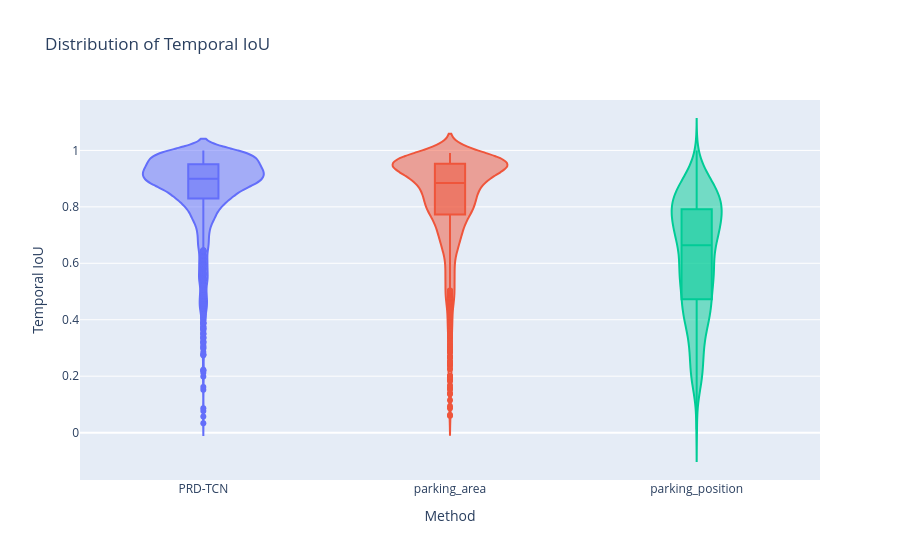
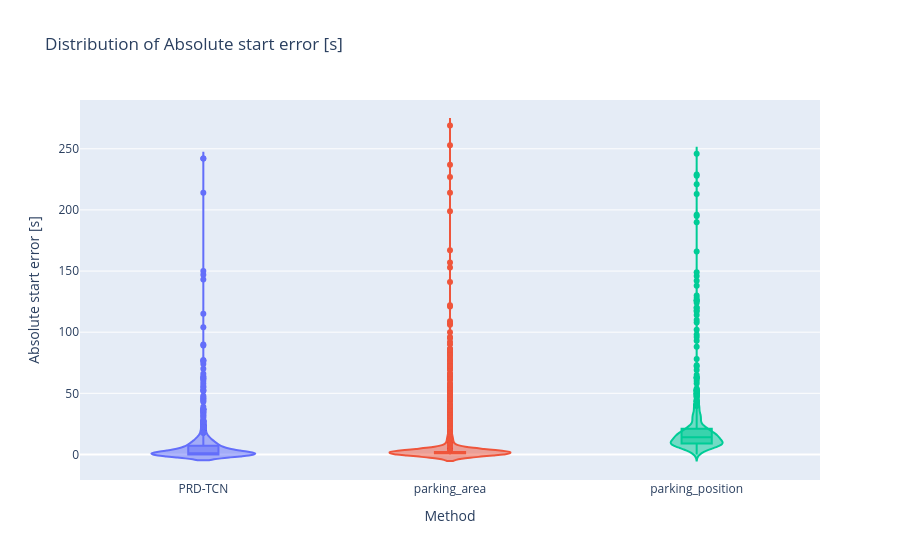
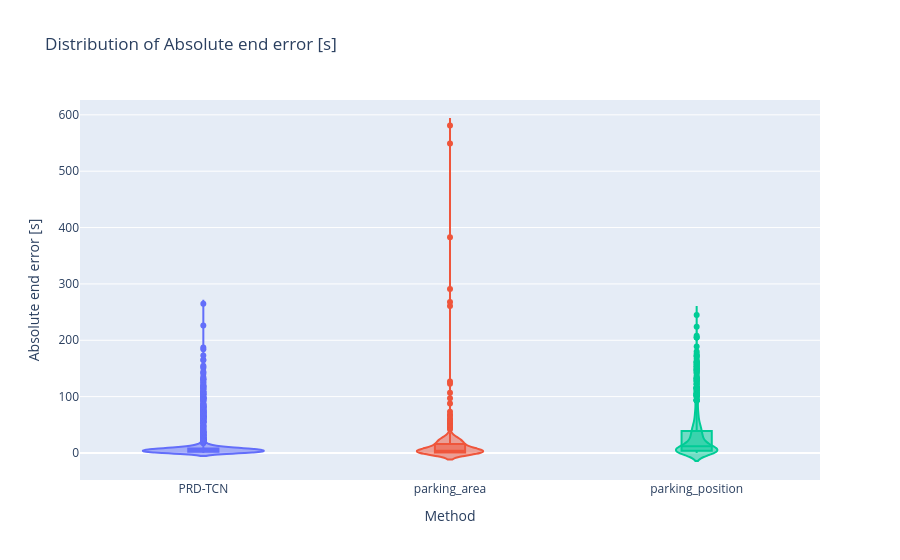
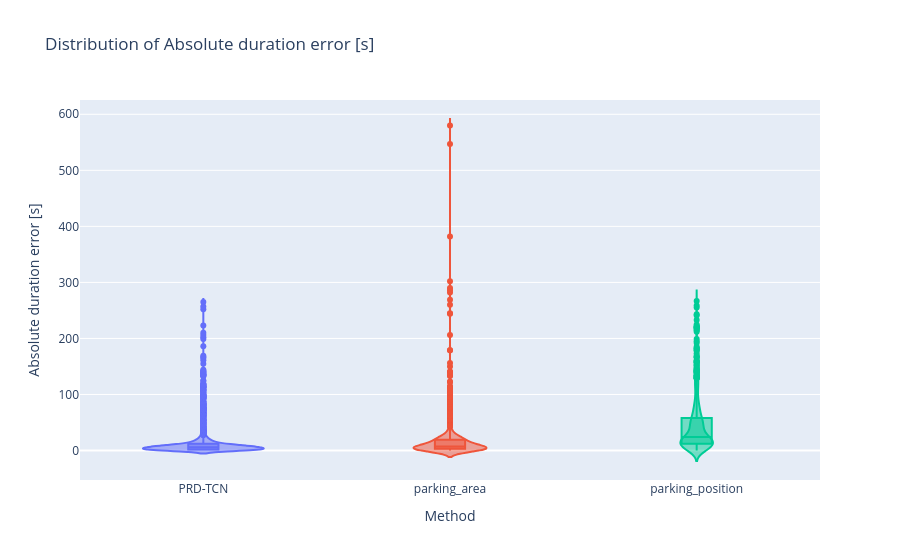

Notebook code for these charts, in order:
### Markdown cell above
### Interactive distributions of segment quality

The following interactive plots show the distributions of the segment-quality
metrics for correctly matched pushback detections.

Only true-positive segment matches are included. The plots compare the PRD-TCN
pipeline with the two rule-based baseline methods.

For each method, the distributions of the following metrics are shown:

- temporal IoU
- absolute start-time error
- absolute end-time error
- absolute duration error
- absolute start-position error
- absolute end-position error

The violin plots show the overall distribution, while the embedded box plots
summarize the median and interquartile range. Individual outliers can be
inspected interactively together with the corresponding airport, season, date,
and flight ID.

### Code cell
# =============================================================================
# Interactive distributions of segment-quality metrics
# =============================================================================

distribution_metrics = {
    "iou": "Temporal IoU",
    "abs_start_error_s": "Absolute start error [s]",
    "abs_end_error_s": "Absolute end error [s]",
    "abs_duration_error_s": "Absolute duration error [s]",
    "abs_start_distance_error_m": "Absolute start distance error [m]",
    "abs_end_distance_error_m": "Absolute end distance error [m]",
}


distribution_data = (
    paper_segment_evaluation.loc[
        paper_segment_evaluation["status"].eq("TP")
    ]
    .copy()
)

distribution_data["method_label"] = (
    distribution_data["method"].map(METHOD_LABELS)
)


for metric, label in distribution_metrics.items():

    data = distribution_data.dropna(
        subset=[metric]
    ).copy()

    fig = px.violin(
        data,
        x="method_label",
        y=metric,
        color="method_label",
        box=True,
        points="outliers",
        hover_data=[
            "airport",
            "season",
            "day",
            "flight_id",
        ],
        category_orders={
            "method_label": [
                "PRD-TCN",
                "parking_area",
                "parking_position",
            ]
        },
        labels={
            "method_label": "Method",
            metric: label,
        },
        title=f"Distribution of {label}",
    )

    fig.update_layout(
        showlegend=False,
        xaxis_title="Method",
        yaxis_title=label,
    )

    fig.show()

### Figure 1 — Plotly figure (JSON) as saved in the notebook; plotly's stock layout.template omitted (floating-point values rounded to 4 significant figures; data arrays with more than 128 entries replaced by an {"elided": "..."} marker saying what was removed)
{"data": [{"alignmentgroup": "True", "box": {"visible": true}, "customdata": {"elided": "2192x4 str values"}, "hovertemplate": "Method=%{x}<br>Temporal IoU=%{y}<br>airport=%{customdata[0]}<br>season=%{customdata[1]}<br>day=%{customdata[2]}<br>flight_id=%{customdata[3]}<extra></extra>", "legendgroup": "PRD-TCN", "marker": {"color": "#636efa"}, "name": "PRD-TCN", "offsetgroup": "PRD-TCN", "orientation": "v", "points": "outliers", "scalegroup": "True", "showlegend": true, "type": "violin", "x": {"elided": "2192 str values"}, "x0": " ", "xaxis": "x", "y": {"elided": "2192 float values"}, "y0": " ", "yaxis": "y"}, {"alignmentgroup": "True", "box": {"visible": true}, "customdata": {"elided": "1208x4 str values"}, "hovertemplate": "Method=%{x}<br>Temporal IoU=%{y}<br>airport=%{customdata[0]}<br>season=%{customdata[1]}<br>day=%{customdata[2]}<br>flight_id=%{customdata[3]}<extra></extra>", "legendgroup": "parking_area", "marker": {"color": "#EF553B"}, "name": "parking_area", "offsetgroup": "parking_area", "orientation": "v", "points": "outliers", "scalegroup": "True", "showlegend": true, "type": "violin", "x": {"elided": "1208 str values"}, "x0": " ", "xaxis": "x", "y": {"elided": "1208 float values"}, "y0": " ", "yaxis": "y"}, {"alignmentgroup": "True", "box": {"visible": true}, "customdata": {"elided": "858x4 str values"}, "hovertemplate": "Method=%{x}<br>Temporal IoU=%{y}<br>airport=%{customdata[0]}<br>season=%{customdata[1]}<br>day=%{customdata[2]}<br>flight_id=%{customdata[3]}<extra></extra>", "legendgroup": "parking_position", "marker": {"color": "#00cc96"}, "name": "parking_position", "offsetgroup": "parking_position", "orientation": "v", "points": "outliers", "scalegroup": "True", "showlegend": true, "type": "violin", "x": {"elided": "858 str values"}, "x0": " ", "xaxis": "x", "y": {"elided": "858 float values"}, "y0": " ", "yaxis": "y"}], "layout": {"legend": {"title": {"text": "Method"}, "tracegroupgap": 0}, "showlegend": false, "title": {"text": "Distribution of Temporal IoU"}, "violinmode": "overlay", "xaxis": {"anchor": "y", "categoryarray": ["PRD-TCN", "parking_area", "parking_position"], "categoryorder": "array", "domain": [0, 1], "title": {"text": "Method"}}, "yaxis": {"anchor": "x", "domain": [0, 1], "title": {"text": "Temporal IoU"}}}}

### Figure 2 — Plotly figure (JSON) as saved in the notebook; plotly's stock layout.template omitted (floating-point values rounded to 4 significant figures; data arrays with more than 128 entries replaced by an {"elided": "..."} marker saying what was removed)
{"data": [{"alignmentgroup": "True", "box": {"visible": true}, "customdata": {"elided": "2192x4 str values"}, "hovertemplate": "Method=%{x}<br>Absolute start error [s]=%{y}<br>airport=%{customdata[0]}<br>season=%{customdata[1]}<br>day=%{customdata[2]}<br>flight_id=%{customdata[3]}<extra></extra>", "legendgroup": "PRD-TCN", "marker": {"color": "#636efa"}, "name": "PRD-TCN", "offsetgroup": "PRD-TCN", "orientation": "v", "points": "outliers", "scalegroup": "True", "showlegend": true, "type": "violin", "x": {"elided": "2192 str values"}, "x0": " ", "xaxis": "x", "y": {"elided": "2192 float values"}, "y0": " ", "yaxis": "y"}, {"alignmentgroup": "True", "box": {"visible": true}, "customdata": {"elided": "1208x4 str values"}, "hovertemplate": "Method=%{x}<br>Absolute start error [s]=%{y}<br>airport=%{customdata[0]}<br>season=%{customdata[1]}<br>day=%{customdata[2]}<br>flight_id=%{customdata[3]}<extra></extra>", "legendgroup": "parking_area", "marker": {"color": "#EF553B"}, "name": "parking_area", "offsetgroup": "parking_area", "orientation": "v", "points": "outliers", "scalegroup": "True", "showlegend": true, "type": "violin", "x": {"elided": "1208 str values"}, "x0": " ", "xaxis": "x", "y": {"elided": "1208 float values"}, "y0": " ", "yaxis": "y"}, {"alignmentgroup": "True", "box": {"visible": true}, "customdata": {"elided": "858x4 str values"}, "hovertemplate": "Method=%{x}<br>Absolute start error [s]=%{y}<br>airport=%{customdata[0]}<br>season=%{customdata[1]}<br>day=%{customdata[2]}<br>flight_id=%{customdata[3]}<extra></extra>", "legendgroup": "parking_position", "marker": {"color": "#00cc96"}, "name": "parking_position", "offsetgroup": "parking_position", "orientation": "v", "points": "outliers", "scalegroup": "True", "showlegend": true, "type": "violin", "x": {"elided": "858 str values"}, "x0": " ", "xaxis": "x", "y": {"elided": "858 float values"}, "y0": " ", "yaxis": "y"}], "layout": {"legend": {"title": {"text": "Method"}, "tracegroupgap": 0}, "showlegend": false, "title": {"text": "Distribution of Absolute start error [s]"}, "violinmode": "overlay", "xaxis": {"anchor": "y", "categoryarray": ["PRD-TCN", "parking_area", "parking_position"], "categoryorder": "array", "domain": [0, 1], "title": {"text": "Method"}}, "yaxis": {"anchor": "x", "domain": [0, 1], "title": {"text": "Absolute start error [s]"}}}}

### Figure 3 — Plotly figure (JSON) as saved in the notebook; plotly's stock layout.template omitted (floating-point values rounded to 4 significant figures; data arrays with more than 128 entries replaced by an {"elided": "..."} marker saying what was removed)
{"data": [{"alignmentgroup": "True", "box": {"visible": true}, "customdata": {"elided": "2192x4 str values"}, "hovertemplate": "Method=%{x}<br>Absolute end error [s]=%{y}<br>airport=%{customdata[0]}<br>season=%{customdata[1]}<br>day=%{customdata[2]}<br>flight_id=%{customdata[3]}<extra></extra>", "legendgroup": "PRD-TCN", "marker": {"color": "#636efa"}, "name": "PRD-TCN", "offsetgroup": "PRD-TCN", "orientation": "v", "points": "outliers", "scalegroup": "True", "showlegend": true, "type": "violin", "x": {"elided": "2192 str values"}, "x0": " ", "xaxis": "x", "y": {"elided": "2192 float values"}, "y0": " ", "yaxis": "y"}, {"alignmentgroup": "True", "box": {"visible": true}, "customdata": {"elided": "1208x4 str values"}, "hovertemplate": "Method=%{x}<br>Absolute end error [s]=%{y}<br>airport=%{customdata[0]}<br>season=%{customdata[1]}<br>day=%{customdata[2]}<br>flight_id=%{customdata[3]}<extra></extra>", "legendgroup": "parking_area", "marker": {"color": "#EF553B"}, "name": "parking_area", "offsetgroup": "parking_area", "orientation": "v", "points": "outliers", "scalegroup": "True", "showlegend": true, "type": "violin", "x": {"elided": "1208 str values"}, "x0": " ", "xaxis": "x", "y": {"elided": "1208 float values"}, "y0": " ", "yaxis": "y"}, {"alignmentgroup": "True", "box": {"visible": true}, "customdata": {"elided": "858x4 str values"}, "hovertemplate": "Method=%{x}<br>Absolute end error [s]=%{y}<br>airport=%{customdata[0]}<br>season=%{customdata[1]}<br>day=%{customdata[2]}<br>flight_id=%{customdata[3]}<extra></extra>", "legendgroup": "parking_position", "marker": {"color": "#00cc96"}, "name": "parking_position", "offsetgroup": "parking_position", "orientation": "v", "points": "outliers", "scalegroup": "True", "showlegend": true, "type": "violin", "x": {"elided": "858 str values"}, "x0": " ", "xaxis": "x", "y": {"elided": "858 float values"}, "y0": " ", "yaxis": "y"}], "layout": {"legend": {"title": {"text": "Method"}, "tracegroupgap": 0}, "showlegend": false, "title": {"text": "Distribution of Absolute end error [s]"}, "violinmode": "overlay", "xaxis": {"anchor": "y", "categoryarray": ["PRD-TCN", "parking_area", "parking_position"], "categoryorder": "array", "domain": [0, 1], "title": {"text": "Method"}}, "yaxis": {"anchor": "x", "domain": [0, 1], "title": {"text": "Absolute end error [s]"}}}}

### Figure 4 — Plotly figure (JSON) as saved in the notebook; plotly's stock layout.template omitted (floating-point values rounded to 4 significant figures; data arrays with more than 128 entries replaced by an {"elided": "..."} marker saying what was removed)
{"data": [{"alignmentgroup": "True", "box": {"visible": true}, "customdata": {"elided": "2192x4 str values"}, "hovertemplate": "Method=%{x}<br>Absolute duration error [s]=%{y}<br>airport=%{customdata[0]}<br>season=%{customdata[1]}<br>day=%{customdata[2]}<br>flight_id=%{customdata[3]}<extra></extra>", "legendgroup": "PRD-TCN", "marker": {"color": "#636efa"}, "name": "PRD-TCN", "offsetgroup": "PRD-TCN", "orientation": "v", "points": "outliers", "scalegroup": "True", "showlegend": true, "type": "violin", "x": {"elided": "2192 str values"}, "x0": " ", "xaxis": "x", "y": {"elided": "2192 float values"}, "y0": " ", "yaxis": "y"}, {"alignmentgroup": "True", "box": {"visible": true}, "customdata": {"elided": "1208x4 str values"}, "hovertemplate": "Method=%{x}<br>Absolute duration error [s]=%{y}<br>airport=%{customdata[0]}<br>season=%{customdata[1]}<br>day=%{customdata[2]}<br>flight_id=%{customdata[3]}<extra></extra>", "legendgroup": "parking_area", "marker": {"color": "#EF553B"}, "name": "parking_area", "offsetgroup": "parking_area", "orientation": "v", "points": "outliers", "scalegroup": "True", "showlegend": true, "type": "violin", "x": {"elided": "1208 str values"}, "x0": " ", "xaxis": "x", "y": {"elided": "1208 float values"}, "y0": " ", "yaxis": "y"}, {"alignmentgroup": "True", "box": {"visible": true}, "customdata": {"elided": "858x4 str values"}, "hovertemplate": "Method=%{x}<br>Absolute duration error [s]=%{y}<br>airport=%{customdata[0]}<br>season=%{customdata[1]}<br>day=%{customdata[2]}<br>flight_id=%{customdata[3]}<extra></extra>", "legendgroup": "parking_position", "marker": {"color": "#00cc96"}, "name": "parking_position", "offsetgroup": "parking_position", "orientation": "v", "points": "outliers", "scalegroup": "True", "showlegend": true, "type": "violin", "x": {"elided": "858 str values"}, "x0": " ", "xaxis": "x", "y": {"elided": "858 float values"}, "y0": " ", "yaxis": "y"}], "layout": {"legend": {"title": {"text": "Method"}, "tracegroupgap": 0}, "showlegend": false, "title": {"text": "Distribution of Absolute duration error [s]"}, "violinmode": "overlay", "xaxis": {"anchor": "y", "categoryarray": ["PRD-TCN", "parking_area", "parking_position"], "categoryorder": "array", "domain": [0, 1], "title": {"text": "Method"}}, "yaxis": {"anchor": "x", "domain": [0, 1], "title": {"text": "Absolute duration error [s]"}}}}
